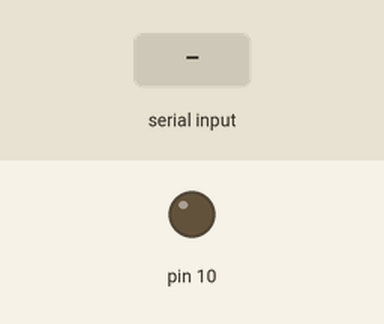
The sketch below on a simulated Arduino Uno, built with avr-gcc and run on an emulated ATmega328P. On the bench: output pins drawn as LEDs (lit = HIGH). The test bench sets the inputs (shaded band).

Above: at 1.2 s.
1.3 s: "a" received over Serial
At 2.5 s:
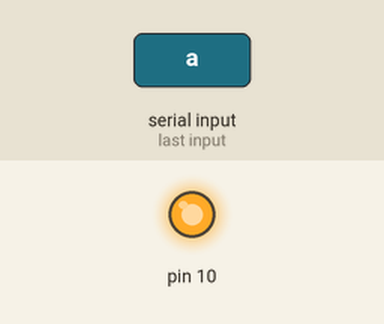
2.8 s: "1" received over Serial
At 3.7 s:
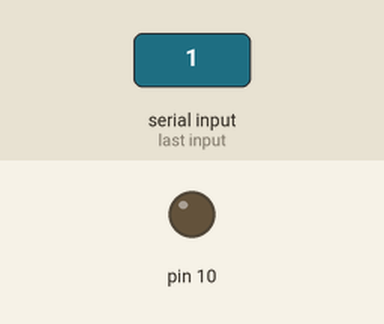
Timing chart, 0 to 5.8 s (numbered marks = the images above; inputs shaded):
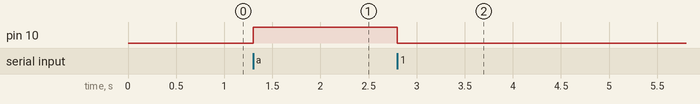

Measured:
- after the input at 1.3 s, pin 10: LOW → HIGH at once
- after the input at 2.8 s, pin 10: HIGH → LOW at once

The sketch:

serialcom_tet.ino
```cpp
 void setup()
 {
 pinMode(10,OUTPUT);
 digitalWrite(10,LOW);
 Serial.begin(9600);

}

void loop()
{
//  Serial.print(" HELLO \r\n");
//  delay(1000);
  if (Serial.available()>0)
    {
    if (Serial.read() == 97)
    {
     digitalWrite(10,HIGH);
    }
    else
    {
     digitalWrite(10,LOW);
    }
  }
}
```
